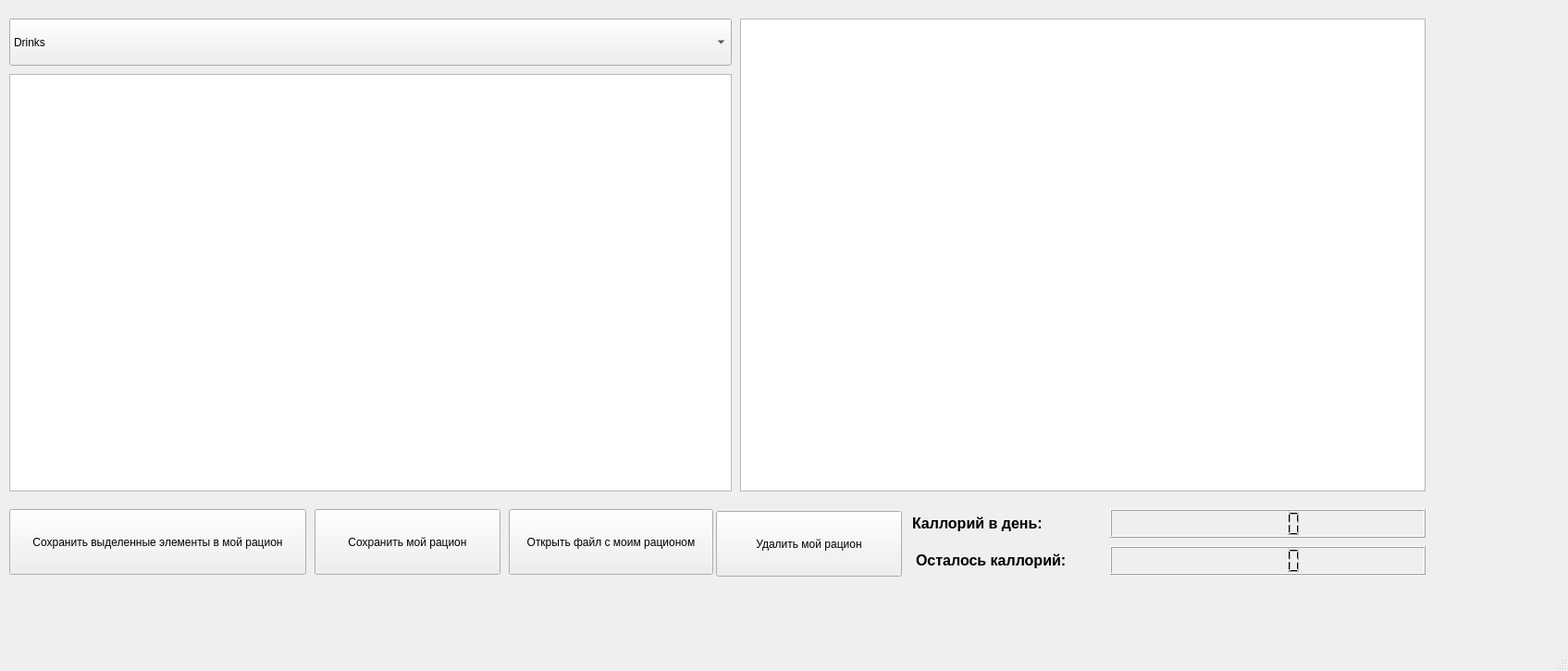
<?xml version="1.0" encoding="UTF-8"?>
<ui version="4.0">
 <class>MainWindow</class>
 <widget class="QMainWindow" name="MainWindow">
  <property name="geometry">
   <rect>
    <x>0</x>
    <y>0</y>
    <width>1695</width>
    <height>725</height>
   </rect>
  </property>
  <property name="windowTitle">
   <string>MainWindow</string>
  </property>
  <widget class="QWidget" name="centralwidget">
   <widget class="QComboBox" name="combo_dishes">
    <property name="geometry">
     <rect>
      <x>10</x>
      <y>20</y>
      <width>781</width>
      <height>51</height>
     </rect>
    </property>
    <item>
     <property name="text">
      <string>Drinks</string>
     </property>
    </item>
    <item>
     <property name="text">
      <string>First_dish</string>
     </property>
    </item>
    <item>
     <property name="text">
      <string>Porridges</string>
     </property>
    </item>
    <item>
     <property name="text">
      <string>Second_dish</string>
     </property>
    </item>
   </widget>
   <widget class="QTableWidget" name="tableWidget">
    <property name="geometry">
     <rect>
      <x>10</x>
      <y>80</y>
      <width>781</width>
      <height>451</height>
     </rect>
    </property>
   </widget>
   <widget class="QPushButton" name="get_dishes">
    <property name="geometry">
     <rect>
      <x>10</x>
      <y>550</y>
      <width>321</width>
      <height>71</height>
     </rect>
    </property>
    <property name="text">
     <string>Сохранить выделенные элементы в мой рацион</string>
    </property>
   </widget>
   <widget class="QPushButton" name="save_diet">
    <property name="geometry">
     <rect>
      <x>340</x>
      <y>550</y>
      <width>201</width>
      <height>71</height>
     </rect>
    </property>
    <property name="text">
     <string>Сохранить мой рацион</string>
    </property>
   </widget>
   <widget class="QTextEdit" name="diet_edit">
    <property name="geometry">
     <rect>
      <x>800</x>
      <y>20</y>
      <width>741</width>
      <height>511</height>
     </rect>
    </property>
    <property name="font">
     <font>
      <pointsize>11</pointsize>
     </font>
    </property>
   </widget>
   <widget class="QPushButton" name="reset_diet">
    <property name="geometry">
     <rect>
      <x>774</x>
      <y>552</y>
      <width>201</width>
      <height>71</height>
     </rect>
    </property>
    <property name="text">
     <string>Удалить мой рацион</string>
    </property>
   </widget>
   <widget class="QLCDNumber" name="total_cal">
    <property name="geometry">
     <rect>
      <x>1200</x>
      <y>550</y>
      <width>341</width>
      <height>31</height>
     </rect>
    </property>
   </widget>
   <widget class="QLCDNumber" name="remaind_cal">
    <property name="geometry">
     <rect>
      <x>1200</x>
      <y>590</y>
      <width>341</width>
      <height>31</height>
     </rect>
    </property>
   </widget>
   <widget class="QLabel" name="label">
    <property name="geometry">
     <rect>
      <x>986</x>
      <y>550</y>
      <width>211</width>
      <height>31</height>
     </rect>
    </property>
    <property name="font">
     <font>
      <pointsize>12</pointsize>
      <weight>75</weight>
      <bold>true</bold>
     </font>
    </property>
    <property name="text">
     <string>Каллорий в день:</string>
    </property>
   </widget>
   <widget class="QLabel" name="label_2">
    <property name="geometry">
     <rect>
      <x>990</x>
      <y>595</y>
      <width>181</width>
      <height>21</height>
     </rect>
    </property>
    <property name="font">
     <font>
      <pointsize>12</pointsize>
      <weight>75</weight>
      <bold>true</bold>
     </font>
    </property>
    <property name="text">
     <string>Осталось каллорий:</string>
    </property>
   </widget>
   <widget class="QPushButton" name="open_diet">
    <property name="geometry">
     <rect>
      <x>550</x>
      <y>550</y>
      <width>221</width>
      <height>71</height>
     </rect>
    </property>
    <property name="text">
     <string>Открыть файл с моим рационом</string>
    </property>
   </widget>
  </widget>
  <widget class="QMenuBar" name="menubar">
   <property name="geometry">
    <rect>
     <x>0</x>
     <y>0</y>
     <width>1695</width>
     <height>21</height>
    </rect>
   </property>
  </widget>
  <widget class="QStatusBar" name="statusbar"/>
 </widget>
 <resources/>
 <connections/>
</ui>
